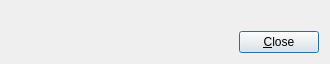
<?xml version="1.0" encoding="UTF-8"?>
<ui version="4.0">
 <class>AboutDialog</class>
 <widget class="QDialog" name="AboutDialog">
  <property name="windowModality">
   <enum>Qt::ApplicationModal</enum>
  </property>
  <property name="geometry">
   <rect>
    <x>0</x>
    <y>0</y>
    <width>400</width>
    <height>300</height>
   </rect>
  </property>
  <property name="windowTitle">
   <string>About File Monitor</string>
  </property>
  <property name="modal">
   <bool>true</bool>
  </property>
  <layout class="QGridLayout" name="grid_layout">
   <property name="sizeConstraint">
    <enum>QLayout::SetFixedSize</enum>
   </property>
   <item row="0" column="0">
    <widget class="QLabel" name="content_label">
     <property name="sizePolicy">
      <sizepolicy hsizetype="Preferred" vsizetype="Preferred">
       <horstretch>0</horstretch>
       <verstretch>1</verstretch>
      </sizepolicy>
     </property>
     <property name="text">
      <string/>
     </property>
     <property name="textFormat">
      <enum>Qt::RichText</enum>
     </property>
     <property name="alignment">
      <set>Qt::AlignLeading|Qt::AlignLeft|Qt::AlignTop</set>
     </property>
     <property name="wordWrap">
      <bool>true</bool>
     </property>
     <property name="margin">
      <number>10</number>
     </property>
     <property name="openExternalLinks">
      <bool>true</bool>
     </property>
     <property name="textInteractionFlags">
      <set>Qt::LinksAccessibleByKeyboard|Qt::LinksAccessibleByMouse</set>
     </property>
    </widget>
   </item>
   <item row="1" column="0">
    <layout class="QHBoxLayout" name="horizontalLayout">
     <item>
      <spacer name="horizontal_spacer">
       <property name="orientation">
        <enum>Qt::Horizontal</enum>
       </property>
       <property name="sizeHint" stdset="0">
        <size>
         <width>228</width>
         <height>20</height>
        </size>
       </property>
      </spacer>
     </item>
     <item>
      <widget class="QPushButton" name="close_button">
       <property name="text">
        <string>&amp;Close</string>
       </property>
      </widget>
     </item>
    </layout>
   </item>
  </layout>
 </widget>
 <resources/>
 <connections>
  <connection>
   <sender>close_button</sender>
   <signal>clicked()</signal>
   <receiver>AboutDialog</receiver>
   <slot>accept()</slot>
   <hints>
    <hint type="sourcelabel">
     <x>350</x>
     <y>279</y>
    </hint>
    <hint type="destinationlabel">
     <x>264</x>
     <y>284</y>
    </hint>
   </hints>
  </connection>
 </connections>
</ui>
